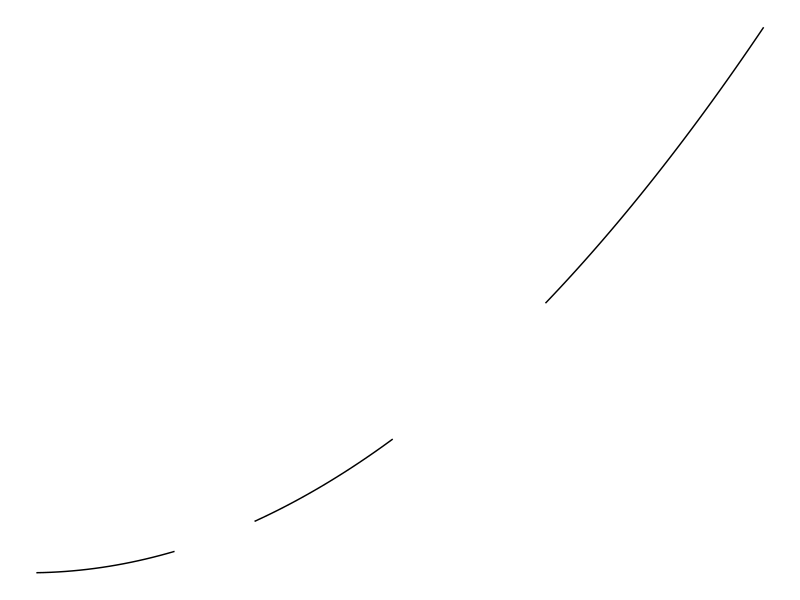

This chart was generated by the following R code: (Note: this script raises an error after producing the figure.)



# Smock
# https://i.imgur.com/9uYFiSz.png


# Inclusions
# Norweigan flag: https://codegolf.stackexchange.com/questions/85141/draw-the-national-flag-of-iceland/85420#85420
# Bangladesh flag
# Rainbow flag



### LOGO

# Blueprint: https://imgur.com/a/gxJ2nBs

library(ggplot2)

eq1 <- function(x) {
  ans <- x ^ 2
  ans[x >= 20 & x <= 30] <- NA
  ans[x >= 50 & x <= 70] <- NA
  ans
}


ggplot(data.frame(x = c(1, 100)), aes(x)) +
  stat_function(fun = eq1) +
  theme_void()



eq1a <- function(x) {
  out <- (2*x) + 30
  out[x < 10] <- NA
  out[x > 25] <- NA
  out
}
eq1b <- function(x) {
}
eq2a <- function(x) {
  out <- (-0.5 * x) + 30
  out[x < 10 | x > 20] <- NA
  out
}
eq2b <- function(x) {
}
eq3a <- function(x) {
  out <- (2 * x) - 20
  out[x < 25 | x > 30] <- NA
  out
}
eq3b <- function(x) {
}
eq4a <- function(x) {
  out <- (3 * x) - 30
  out[x < 28 | x > 33] <- NA
  out
}
eq4b <- function(x) {
}
eq5 <- function(x) {
}
eq6 <- function(x) {
}



ggplot(data.frame(x = c(1, 100)), aes(x)) +
  stat_function(fun = eq1a) +
  stat_function(fun = eq1b) +
  stat_function(fun = eq2a) +
  stat_function(fun = eq2b) +
  stat_function(fun = eq3a) +
  stat_function(fun = eq3b) +
  stat_function(fun = eq4a) +
  stat_function(fun = eq4b) +
  stat_function(fun = eq5) +
  stat_function(fun = eq6) +
  xlim(0, 100) +
  ylim(0, 100) +
  theme_void()



# Lesson: do this on grid paper first!!










plot(0:9,,"n",as=1)
rect(0,0,10,6,,,"#006a4e",NA)
symbols(4.5,3,2,f=NA,bg="#f42a41",i=F,a=T)




plot(0:9,,"n",asp=1)


# Rainbow flag
library(ggplot2)
ggplot(data.frame(y=1:6),aes(y=y)) +
  theme_void() +
  geom_bar(fill=c("#9400D3","#0000FF","#006400","#FFFF00","#FFA500","#FF0000"),width=1)



# generatR - Examples of generative art in R







### How to plot simple lines and curves

# https://stackoverflow.com/a/26091375/5783745
curve(x^2, from=1, to=50, , xlab="x", ylab="y")



library("ggplot2")
eq = function(x){x*x}
eq2 <- function(x){x^2-1000}
ggplot(data.frame(x=c(1, 50)), aes(x=x)) +
  stat_function(fun=eq) +
  stat_function(fun=eq2) +
  theme_void()



curve(eq2, from=1, to=100, , xlab="x", ylab="y")











library("ggplot2")
eq = function(x){x*x}
eq2 <- function(x){x^2-1000}
ggplot(data.frame(x=c(1, 100)), aes(x=x)) +
  stat_function(fun=eq) +
  stat_function(fun=eq2) +
  theme_void()








library("ggplot2")
eq = function(x){x*x}
eq2 <- function(x){x^2-1000}
ggplot(data.frame(x=c(1, 100)), aes(x=x)) +
  stat_function(fun=eq) +
  stat_function(fun=eq2) +
  theme_void()









library("ggplot2")
eq = function(x){x*x}
ggplot(data.frame(x=c(1, 100)), aes(x=x)) +
  stat_function(fun=eq) +
  theme_void()





library(ggplot2)

eq <- function(x) {
  ans <- x ^ 2
  ans[x >= 20 & x <= 30] <- NA
  ans[x >= 50 & x <= 70] <- NA
  ans
}

ggplot(data.frame(x = c(1, 100)), aes(x)) +
  stat_function(fun = eq) +
  theme_void()





# 1.


# 2.


eq2 <- function(x) {
  (-0.75 * x) + 10
}

# 3.





ggplot(data.frame(x = c(1, 100)), aes(x)) +
  stat_function(fun = eq2)

ggplot(data.frame(x=c(1, 100)), aes(x)) +
  geom_abline()









# geom_vline(), geom_hline(), and geom_abline()
# From: ?geom_abline()

p <- ggplot(mtcars, aes(wt, mpg)) + geom_point()

# Fixed values
p + geom_vline(xintercept = 5)
p + geom_vline(xintercept = 1:5)
p + geom_hline(yintercept = 20)

p + geom_abline() # Can't see it - outside the range of the data
p + geom_abline(intercept = 20)

# Calculate slope and intercept of line of best fit
coef(lm(mpg ~ wt, data = mtcars))
p + geom_abline(intercept = 37, slope = -5)
# But this is easier to do with geom_smooth:
p + geom_smooth(method = "lm", se = FALSE)

# To show different lines in different facets, use aesthetics
p <- ggplot(mtcars, aes(mpg, wt)) +
  geom_point() +
  facet_wrap(~ cyl)

mean_wt <- data.frame(cyl = c(4, 6, 8), wt = c(2.28, 3.11, 4.00))
p + geom_hline(aes(yintercept = wt), mean_wt)

# You can also control other aesthetics
ggplot(mtcars, aes(mpg, wt, colour = wt)) +
  geom_point() +
  geom_hline(aes(yintercept = wt, colour = wt), mean_wt) +
  facet_wrap(~ cyl)













